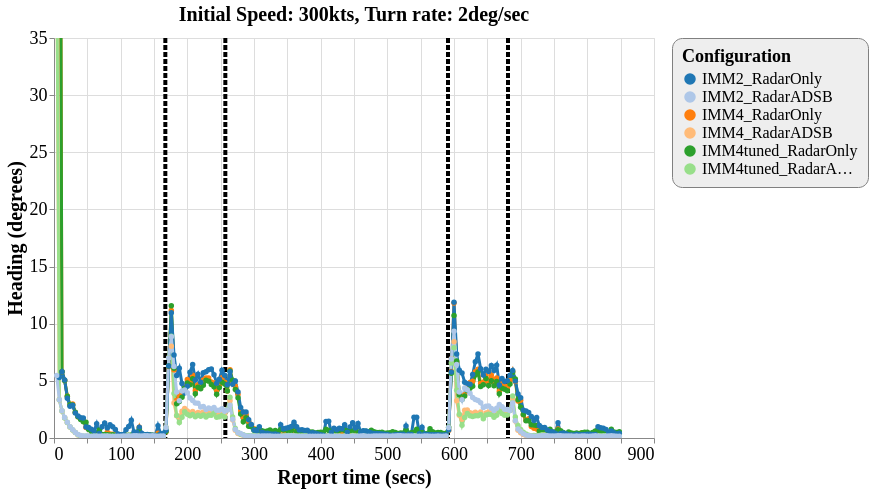

The Vega-Lite source for this figure:
### Vega-Lite specification from a JSON file in a GitHub repository (floating-point values rounded to 4 significant figures; data arrays with more than 128 entries replaced by an {"elided": "..."} marker saying what was removed)
{"config": {"view": {"continuousWidth": 600, "continuousHeight": 400}, "axisX": {"labelFontSize": 18, "titleFontSize": 20}, "axisY": {"labelFontSize": 18, "titleFontSize": 20}, "font": "Times New Roman", "legend": {"cornerRadius": 10, "fillColor": "#EEEEEE", "labelFontSize": 16, "padding": 10, "strokeColor": "gray", "titleFontSize": 18}, "title": {"fontSize": 20}}, "layer": [{"data": {"name": "data-a3a467f209c6583c68f3d978a4c84e4a"}, "mark": {"type": "rule", "strokeDash": [5, 2], "strokeWidth": 4}, "encoding": {"color": {"type": "nominal", "field": "color", "scale": null}, "x": {"type": "quantitative", "field": "tt"}}}, {"data": {"name": "data-fbd9753bbeefc682b92a4b7551262cef"}, "mark": {"type": "line", "point": true, "strokeWidth": 3}, "encoding": {"color": {"type": "ordinal", "field": "config", "scale": {"scheme": "category20"}, "sort": ["IMM2_RadarOnly", "IMM2_RadarADSB", "IMM4_RadarOnly", "IMM4_RadarADSB", "IMM4tuned_RadarOnly", "IMM4tuned_RadarADSB"], "title": "Configuration"}, "x": {"type": "quantitative", "field": "time", "title": "Report time (secs)"}, "y": {"type": "quantitative", "field": "rmse_hdg", "scale": {"domain": [0, 35], "zero": false}, "title": "Heading (degrees)"}}, "selection": {"selector118": {"type": "interval", "bind": "scales", "encodings": ["x", "y"]}}, "title": "Initial Speed: 300kts, Turn rate: 2deg/sec"}], "$schema": "https://vega.github.io/schema/vega-lite/v4.8.1.json", "datasets": {"data-a3a467f209c6583c68f3d978a4c84e4a": [{"tt": 167, "color": "black"}, {"tt": 257, "color": "black"}, {"tt": 591, "color": "black"}, {"tt": 681, "color": "black"}], "data-fbd9753bbeefc682b92a4b7551262cef": {"elided": "1271 records"}}}
